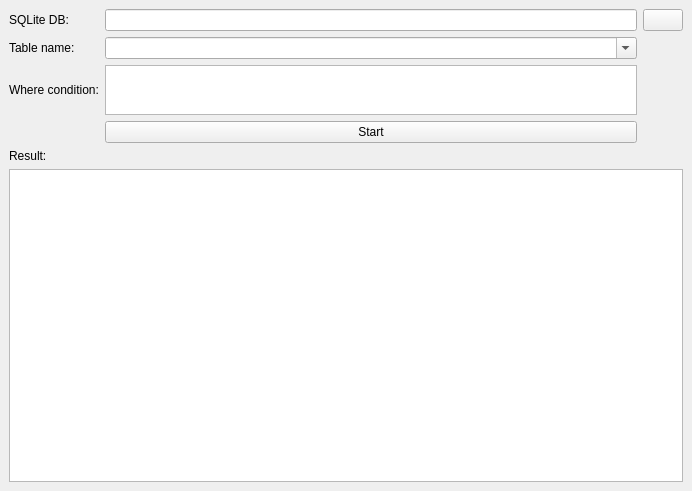
<?xml version="1.0" encoding="UTF-8"?>
<ui version="4.0">
 <class>sqlite_viewer_window</class>
 <widget class="QMainWindow" name="sqlite_viewer_window">
  <property name="geometry">
   <rect>
    <x>0</x>
    <y>0</y>
    <width>692</width>
    <height>491</height>
   </rect>
  </property>
  <property name="windowTitle">
   <string>SQLite viewer</string>
  </property>
  <property name="windowIcon">
   <iconset resource="resource.qrc">
    <normaloff>:/icons/icons/MSql.ico</normaloff>:/icons/icons/MSql.ico</iconset>
  </property>
  <widget class="QWidget" name="centralwidget">
   <property name="sizePolicy">
    <sizepolicy hsizetype="Expanding" vsizetype="Expanding">
     <horstretch>0</horstretch>
     <verstretch>0</verstretch>
    </sizepolicy>
   </property>
   <layout class="QGridLayout" name="gridLayout">
    <item row="0" column="4">
     <widget class="QPushButton" name="b_sqlite_db">
      <property name="text">
       <string/>
      </property>
      <property name="icon">
       <iconset resource="resource.qrc">
        <normaloff>:/icons/icons/folder.png</normaloff>:/icons/icons/folder.png</iconset>
      </property>
     </widget>
    </item>
    <item row="7" column="0">
     <widget class="QLabel" name="label">
      <property name="text">
       <string>Result:</string>
      </property>
     </widget>
    </item>
    <item row="8" column="0" colspan="5">
     <widget class="QTableView" name="o_lst1">
      <property name="sortingEnabled">
       <bool>true</bool>
      </property>
     </widget>
    </item>
    <item row="1" column="0">
     <widget class="QLabel" name="l_label5">
      <property name="text">
       <string>Table name:</string>
      </property>
      <property name="buddy">
       <cstring>e_table_name</cstring>
      </property>
     </widget>
    </item>
    <item row="0" column="0">
     <widget class="QLabel" name="l_label2">
      <property name="text">
       <string>SQLite DB:</string>
      </property>
      <property name="buddy">
       <cstring>e_sqlite_db</cstring>
      </property>
     </widget>
    </item>
    <item row="4" column="0" colspan="3">
     <widget class="QLabel" name="l_label6">
      <property name="text">
       <string>Where condition:</string>
      </property>
      <property name="buddy">
       <cstring>e_where_cond</cstring>
      </property>
     </widget>
    </item>
    <item row="4" column="3">
     <widget class="QTextEdit" name="e_where_cond">
      <property name="sizePolicy">
       <sizepolicy hsizetype="Expanding" vsizetype="Maximum">
        <horstretch>0</horstretch>
        <verstretch>0</verstretch>
       </sizepolicy>
      </property>
      <property name="maximumSize">
       <size>
        <width>16777215</width>
        <height>50</height>
       </size>
      </property>
     </widget>
    </item>
    <item row="6" column="3">
     <widget class="QPushButton" name="b_start">
      <property name="text">
       <string>Start</string>
      </property>
      <property name="icon">
       <iconset resource="resource.qrc">
        <normaloff>:/icons/icons/go.png</normaloff>:/icons/icons/go.png</iconset>
      </property>
     </widget>
    </item>
    <item row="1" column="3">
     <widget class="QComboBox" name="e_table_name">
      <property name="editable">
       <bool>true</bool>
      </property>
      <property name="maxVisibleItems">
       <number>20</number>
      </property>
     </widget>
    </item>
    <item row="0" column="3">
     <widget class="QLineEdit" name="e_sqlite_db">
      <property name="clearButtonEnabled">
       <bool>true</bool>
      </property>
     </widget>
    </item>
   </layout>
  </widget>
 </widget>
 <tabstops>
  <tabstop>e_sqlite_db</tabstop>
  <tabstop>b_sqlite_db</tabstop>
  <tabstop>b_start</tabstop>
  <tabstop>o_lst1</tabstop>
 </tabstops>
 <resources>
  <include location="resource.qrc"/>
 </resources>
 <connections>
  <connection>
   <sender>b_sqlite_db</sender>
   <signal>clicked()</signal>
   <receiver>sqlite_viewer_window</receiver>
   <slot>slot_select_sqlite_db()</slot>
   <hints>
    <hint type="sourcelabel">
     <x>714</x>
     <y>41</y>
    </hint>
    <hint type="destinationlabel">
     <x>668</x>
     <y>77</y>
    </hint>
   </hints>
  </connection>
  <connection>
   <sender>b_start</sender>
   <signal>clicked()</signal>
   <receiver>sqlite_viewer_window</receiver>
   <slot>slot_start()</slot>
   <hints>
    <hint type="sourcelabel">
     <x>700</x>
     <y>167</y>
    </hint>
    <hint type="destinationlabel">
     <x>432</x>
     <y>173</y>
    </hint>
   </hints>
  </connection>
  <connection>
   <sender>e_sqlite_db</sender>
   <signal>textChanged(QString)</signal>
   <receiver>sqlite_viewer_window</receiver>
   <slot>slot_elenco_tabelle_sqlite()</slot>
   <hints>
    <hint type="sourcelabel">
     <x>168</x>
     <y>32</y>
    </hint>
    <hint type="destinationlabel">
     <x>232</x>
     <y>44</y>
    </hint>
   </hints>
  </connection>
 </connections>
 <slots>
  <slot>slot_select_sqlite_db()</slot>
  <slot>slot_start()</slot>
  <slot>slot_elenco_tabelle_sqlite()</slot>
 </slots>
</ui>
